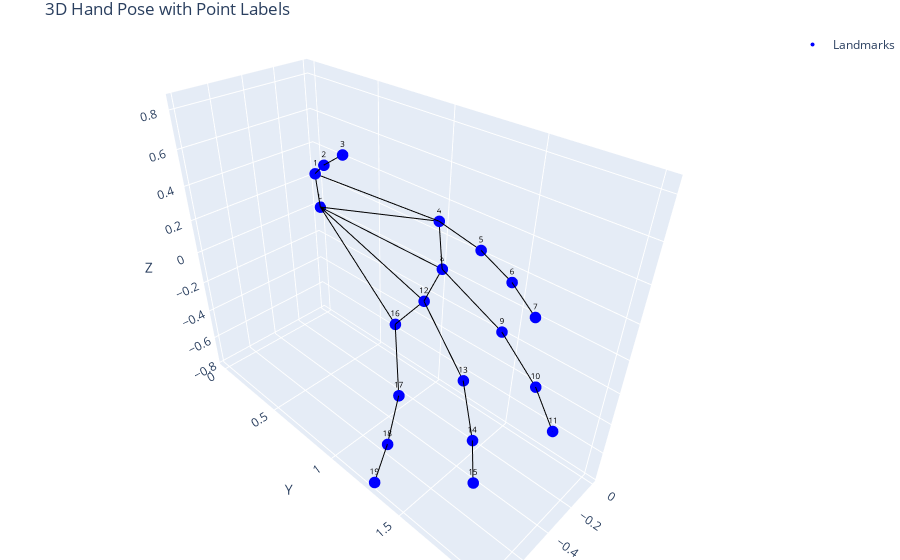
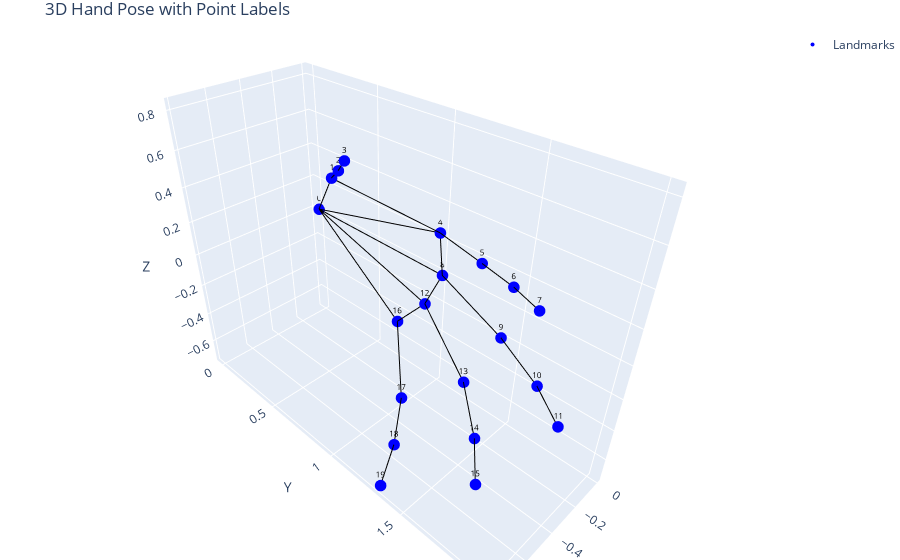

The notebook cell saved with these charts, in order:
### Code cell
from random import randint

i = randint(0, 1000)

plot_3d_hand(y[i])
plot_3d_hand(y_hat[i])

### Figure 1 — Plotly figure (JSON) as saved in the notebook; plotly's stock layout.template omitted (floating-point values rounded to 4 significant figures)
{"data": [{"marker": {"color": "blue", "size": 4}, "mode": "markers+text", "name": "Landmarks", "text": ["0", "1", "2", "3", "4", "5", "6", "7", "8", "9", "10", "11", "12", "13", "14", "15", "16", "17", "18", "19"], "textfont": {"color": "black", "size": 8}, "textposition": "top center", "type": "scatter3d", "x": [0.0, -0.3826, -0.5571, -0.6396, 0.0, -0.1765, -0.2908, -0.3989, -1.146e-16, -0.1761, -0.3187, -0.4454, -0.03763, -0.2745, -0.4915, -0.6598, -0.1131, -0.3906, -0.6095, -0.802], "y": [0.0, 0.4612, 0.7518, 0.977, 0.9621, 1.363, 1.616, 1.809, 1.0, 1.526, 1.822, 1.998, 0.9142, 1.402, 1.643, 1.785, 0.7661, 1.067, 1.2, 1.301], "z": [0.0, 0.4959, 0.6864, 0.8265, 0.2728, 0.3477, 0.3497, 0.3288, -1.653e-16, -0.0294, -0.08835, -0.1339, -0.2341, -0.3556, -0.4323, -0.4608, -0.4364, -0.6091, -0.7175, -0.7623]}, {"line": {"color": "black", "width": 2}, "mode": "lines", "showlegend": false, "type": "scatter3d", "x": [0, -0.3826], "y": [0, 0.4612], "z": [0, 0.4959]}, {"line": {"color": "black", "width": 2}, "mode": "lines", "showlegend": false, "type": "scatter3d", "x": [-0.3826, -0.5571], "y": [0.4612, 0.7518], "z": [0.4959, 0.6864]}, {"line": {"color": "black", "width": 2}, "mode": "lines", "showlegend": false, "type": "scatter3d", "x": [-0.5571, -0.6396], "y": [0.7518, 0.977], "z": [0.6864, 0.8265]}, {"line": {"color": "black", "width": 2}, "mode": "lines", "showlegend": false, "type": "scatter3d", "x": [0, 0], "y": [0, 0.9621], "z": [0, 0.2728]}, {"line": {"color": "black", "width": 2}, "mode": "lines", "showlegend": false, "type": "scatter3d", "x": [0, -0.1765], "y": [0.9621, 1.363], "z": [0.2728, 0.3477]}, {"line": {"color": "black", "width": 2}, "mode": "lines", "showlegend": false, "type": "scatter3d", "x": [-0.1765, -0.2908], "y": [1.363, 1.616], "z": [0.3477, 0.3497]}, {"line": {"color": "black", "width": 2}, "mode": "lines", "showlegend": false, "type": "scatter3d", "x": [-0.2908, -0.3989], "y": [1.616, 1.809], "z": [0.3497, 0.3288]}, {"line": {"color": "black", "width": 2}, "mode": "lines", "showlegend": false, "type": "scatter3d", "x": [0, -1.146e-16], "y": [0, 1.0], "z": [0, -1.653e-16]}, {"line": {"color": "black", "width": 2}, "mode": "lines", "showlegend": false, "type": "scatter3d", "x": [-1.146e-16, -0.1761], "y": [1.0, 1.526], "z": [-1.653e-16, -0.0294]}, {"line": {"color": "black", "width": 2}, "mode": "lines", "showlegend": false, "type": "scatter3d", "x": [-0.1761, -0.3187], "y": [1.526, 1.822], "z": [-0.0294, -0.08835]}, {"line": {"color": "black", "width": 2}, "mode": "lines", "showlegend": false, "type": "scatter3d", "x": [-0.3187, -0.4454], "y": [1.822, 1.998], "z": [-0.08835, -0.1339]}, {"line": {"color": "black", "width": 2}, "mode": "lines", "showlegend": false, "type": "scatter3d", "x": [0, -0.03763], "y": [0, 0.9142], "z": [0, -0.2341]}, {"line": {"color": "black", "width": 2}, "mode": "lines", "showlegend": false, "type": "scatter3d", "x": [-0.03763, -0.2745], "y": [0.9142, 1.402], "z": [-0.2341, -0.3556]}, {"line": {"color": "black", "width": 2}, "mode": "lines", "showlegend": false, "type": "scatter3d", "x": [-0.2745, -0.4915], "y": [1.402, 1.643], "z": [-0.3556, -0.4323]}, {"line": {"color": "black", "width": 2}, "mode": "lines", "showlegend": false, "type": "scatter3d", "x": [-0.4915, -0.6598], "y": [1.643, 1.785], "z": [-0.4323, -0.4608]}, {"line": {"color": "black", "width": 2}, "mode": "lines", "showlegend": false, "type": "scatter3d", "x": [0, -0.1131], "y": [0, 0.7661], "z": [0, -0.4364]}, {"line": {"color": "black", "width": 2}, "mode": "lines", "showlegend": false, "type": "scatter3d", "x": [-0.1131, -0.3906], "y": [0.7661, 1.067], "z": [-0.4364, -0.6091]}, {"line": {"color": "black", "width": 2}, "mode": "lines", "showlegend": false, "type": "scatter3d", "x": [-0.3906, -0.6095], "y": [1.067, 1.2], "z": [-0.6091, -0.7175]}, {"line": {"color": "black", "width": 2}, "mode": "lines", "showlegend": false, "type": "scatter3d", "x": [-0.6095, -0.802], "y": [1.2, 1.301], "z": [-0.7175, -0.7623]}, {"line": {"color": "black", "width": 2}, "mode": "lines", "showlegend": false, "type": "scatter3d", "x": [-0.3826, 0], "y": [0.4612, 0.9621], "z": [0.4959, 0.2728]}, {"line": {"color": "black", "width": 2}, "mode": "lines", "showlegend": false, "type": "scatter3d", "x": [0, -1.146e-16], "y": [0.9621, 1.0], "z": [0.2728, -1.653e-16]}, {"line": {"color": "black", "width": 2}, "mode": "lines", "showlegend": false, "type": "scatter3d", "x": [-1.146e-16, -0.03763], "y": [1.0, 0.9142], "z": [-1.653e-16, -0.2341]}, {"line": {"color": "black", "width": 2}, "mode": "lines", "showlegend": false, "type": "scatter3d", "x": [-0.03763, -0.1131], "y": [0.9142, 0.7661], "z": [-0.2341, -0.4364]}], "layout": {"margin": {"b": 0, "l": 0, "r": 0, "t": 30}, "scene": {"xaxis": {"autorange": "reversed", "title": {"text": "X"}}, "yaxis": {"title": {"text": "Y"}}, "zaxis": {"title": {"text": "Z"}}}, "title": {"text": "3D Hand Pose with Point Labels"}}}

### Figure 2 — Plotly figure (JSON) as saved in the notebook; plotly's stock layout.template omitted (floating-point values rounded to 4 significant figures)
{"data": [{"marker": {"color": "blue", "size": 4}, "mode": "markers+text", "name": "Landmarks", "text": ["0", "1", "2", "3", "4", "5", "6", "7", "8", "9", "10", "11", "12", "13", "14", "15", "16", "17", "18", "19"], "textfont": {"color": "black", "size": 8}, "textposition": "top center", "type": "scatter3d", "x": [0.0, -0.3201, -0.507, -0.6319, -0.00163, -0.1755, -0.2871, -0.3953, -0.0009705, -0.1718, -0.3108, -0.441, -0.0377, -0.2667, -0.4754, -0.6544, -0.0923, -0.3838, -0.5931, -0.7931], "y": [0.0, 0.5235, 0.7992, 0.9867, 0.9707, 1.366, 1.612, 1.804, 0.9997, 1.51, 1.806, 1.995, 0.9187, 1.39, 1.631, 1.783, 0.7646, 1.081, 1.233, 1.339], "z": [0.0, 0.4832, 0.6695, 0.8109, 0.2256, 0.2994, 0.3457, 0.3831, -0.0173, -0.04583, -0.06057, -0.06809, -0.2238, -0.3413, -0.3934, -0.422, -0.3992, -0.5817, -0.6585, -0.7042]}, {"line": {"color": "black", "width": 2}, "mode": "lines", "showlegend": false, "type": "scatter3d", "x": [0, -0.3201], "y": [0, 0.5235], "z": [0, 0.4832]}, {"line": {"color": "black", "width": 2}, "mode": "lines", "showlegend": false, "type": "scatter3d", "x": [-0.3201, -0.507], "y": [0.5235, 0.7992], "z": [0.4832, 0.6695]}, {"line": {"color": "black", "width": 2}, "mode": "lines", "showlegend": false, "type": "scatter3d", "x": [-0.507, -0.6319], "y": [0.7992, 0.9867], "z": [0.6695, 0.8109]}, {"line": {"color": "black", "width": 2}, "mode": "lines", "showlegend": false, "type": "scatter3d", "x": [0, -0.00163], "y": [0, 0.9707], "z": [0, 0.2256]}, {"line": {"color": "black", "width": 2}, "mode": "lines", "showlegend": false, "type": "scatter3d", "x": [-0.00163, -0.1755], "y": [0.9707, 1.366], "z": [0.2256, 0.2994]}, {"line": {"color": "black", "width": 2}, "mode": "lines", "showlegend": false, "type": "scatter3d", "x": [-0.1755, -0.2871], "y": [1.366, 1.612], "z": [0.2994, 0.3457]}, {"line": {"color": "black", "width": 2}, "mode": "lines", "showlegend": false, "type": "scatter3d", "x": [-0.2871, -0.3953], "y": [1.612, 1.804], "z": [0.3457, 0.3831]}, {"line": {"color": "black", "width": 2}, "mode": "lines", "showlegend": false, "type": "scatter3d", "x": [0, -0.0009705], "y": [0, 0.9997], "z": [0, -0.0173]}, {"line": {"color": "black", "width": 2}, "mode": "lines", "showlegend": false, "type": "scatter3d", "x": [-0.0009705, -0.1718], "y": [0.9997, 1.51], "z": [-0.0173, -0.04583]}, {"line": {"color": "black", "width": 2}, "mode": "lines", "showlegend": false, "type": "scatter3d", "x": [-0.1718, -0.3108], "y": [1.51, 1.806], "z": [-0.04583, -0.06057]}, {"line": {"color": "black", "width": 2}, "mode": "lines", "showlegend": false, "type": "scatter3d", "x": [-0.3108, -0.441], "y": [1.806, 1.995], "z": [-0.06057, -0.06809]}, {"line": {"color": "black", "width": 2}, "mode": "lines", "showlegend": false, "type": "scatter3d", "x": [0, -0.0377], "y": [0, 0.9187], "z": [0, -0.2238]}, {"line": {"color": "black", "width": 2}, "mode": "lines", "showlegend": false, "type": "scatter3d", "x": [-0.0377, -0.2667], "y": [0.9187, 1.39], "z": [-0.2238, -0.3413]}, {"line": {"color": "black", "width": 2}, "mode": "lines", "showlegend": false, "type": "scatter3d", "x": [-0.2667, -0.4754], "y": [1.39, 1.631], "z": [-0.3413, -0.3934]}, {"line": {"color": "black", "width": 2}, "mode": "lines", "showlegend": false, "type": "scatter3d", "x": [-0.4754, -0.6544], "y": [1.631, 1.783], "z": [-0.3934, -0.422]}, {"line": {"color": "black", "width": 2}, "mode": "lines", "showlegend": false, "type": "scatter3d", "x": [0, -0.0923], "y": [0, 0.7646], "z": [0, -0.3992]}, {"line": {"color": "black", "width": 2}, "mode": "lines", "showlegend": false, "type": "scatter3d", "x": [-0.0923, -0.3838], "y": [0.7646, 1.081], "z": [-0.3992, -0.5817]}, {"line": {"color": "black", "width": 2}, "mode": "lines", "showlegend": false, "type": "scatter3d", "x": [-0.3838, -0.5931], "y": [1.081, 1.233], "z": [-0.5817, -0.6585]}, {"line": {"color": "black", "width": 2}, "mode": "lines", "showlegend": false, "type": "scatter3d", "x": [-0.5931, -0.7931], "y": [1.233, 1.339], "z": [-0.6585, -0.7042]}, {"line": {"color": "black", "width": 2}, "mode": "lines", "showlegend": false, "type": "scatter3d", "x": [-0.3201, -0.00163], "y": [0.5235, 0.9707], "z": [0.4832, 0.2256]}, {"line": {"color": "black", "width": 2}, "mode": "lines", "showlegend": false, "type": "scatter3d", "x": [-0.00163, -0.0009705], "y": [0.9707, 0.9997], "z": [0.2256, -0.0173]}, {"line": {"color": "black", "width": 2}, "mode": "lines", "showlegend": false, "type": "scatter3d", "x": [-0.0009705, -0.0377], "y": [0.9997, 0.9187], "z": [-0.0173, -0.2238]}, {"line": {"color": "black", "width": 2}, "mode": "lines", "showlegend": false, "type": "scatter3d", "x": [-0.0377, -0.0923], "y": [0.9187, 0.7646], "z": [-0.2238, -0.3992]}], "layout": {"margin": {"b": 0, "l": 0, "r": 0, "t": 30}, "scene": {"xaxis": {"autorange": "reversed", "title": {"text": "X"}}, "yaxis": {"title": {"text": "Y"}}, "zaxis": {"title": {"text": "Z"}}}, "title": {"text": "3D Hand Pose with Point Labels"}}}
